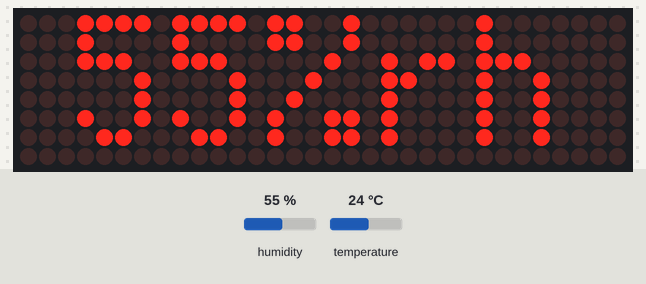
Recording of a sketch running on a simulated Arduino Uno, built with avr-gcc and run on an emulated ATmega328P. On the bench: 32×8 LED matrix. Inputs (shaded band) come from the test bench; at power-on: humidity 55 %, temperature 24 °C. The local clock reads 2024-03-15 10:24:30 at power-on unless the sketch sets it.

Above: at 4.4 s.
At 15.1 s:
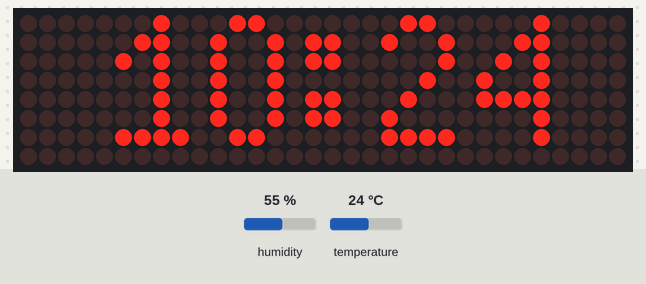
15.2 s: humidity set to 22 %
At 24.1 s:
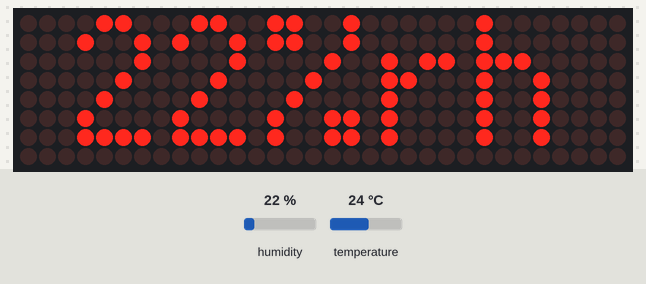
28.9 s: humidity set to 40 %
At 42.2 s:
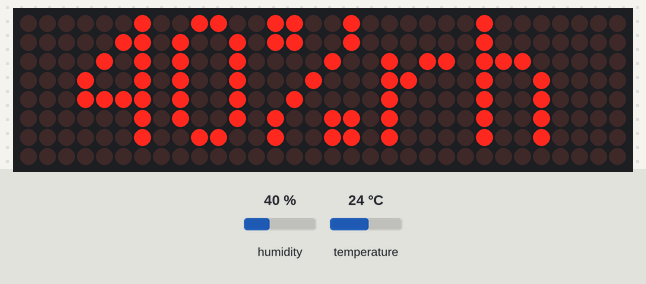

Measured:
- after the input at 15.2 s, the display: first differs from a run without the input after 7.5 s (image 2)
- after the input at 28.9 s, the display: first differs from a run without the input after 12.1 s (image 3)
- what the display in image 0 shows lasts 2.0 s, from 4.4 s to 6.4 s

The sketch:

maxmatrix_DHT22_DS3231_4module_ver1m0.ino
```cpp
// Maxmatrix library:
// https://brainy-bits.com/tutorials/scroll-text-using-the-max7219-led-dot-matrix/
// https://code.google.com/p/arudino-maxmatrix-library/
// niq_ro from
// http://arduinotehniq.blogspot.com
// http://nicuflorica.blogspot.ro/
// original sketch - ver.1.0, Craiova, Romania

#include <MaxMatrix.h>
#include <avr/pgmspace.h>

PROGMEM prog_uchar CH[] = {
3, 8, B00000000, B00000000, B00000000, B00000000, B00000000, // space
1, 8, B01011111, B00000000, B00000000, B00000000, B00000000, // !
3, 8, B00000011, B00000000, B00000011, B00000000, B00000000, // "
5, 8, B00010100, B00111110, B00010100, B00111110, B00010100, // #
4, 8, B00100100, B01101010, B00101011, B00010010, B00000000, // $
5, 8, B01100011, B00010011, B00001000, B01100100, B01100011, // %
5, 8, B00110110, B01001001, B01010110, B00100000, B01010000, // &
1, 8, B00000011, B00000000, B00000000, B00000000, B00000000, // '
3, 8, B00011100, B00100010, B01000001, B00000000, B00000000, // (
3, 8, B01000001, B00100010, B00011100, B00000000, B00000000, // )
5, 8, B00101000, B00011000, B00001110, B00011000, B00101000, // *
5, 8, B00001000, B00001000, B00111110, B00001000, B00001000, // +
2, 8, B10110000, B01110000, B00000000, B00000000, B00000000, // ,
4, 8, B00001000, B00001000, B00001000, B00001000, B00000000, // -
2, 8, B01100000, B01100000, B00000000, B00000000, B00000000, // .
4, 8, B01100000, B00011000, B00000110, B00000001, B00000000, // /
4, 8, B00111110, B01000001, B01000001, B00111110, B00000000, // 0
//3, 8, B01000010, B01111111, B01000000, B00000000, B00000000, // 1
4, 8, B01000100, B01000010, B01111111, B01000000, B00000000, // 1
4, 8, B01100010, B01010001, B01001001, B01000110, B00000000, // 2
4, 8, B00100010, B01000001, B01001001, B00110110, B00000000, // 3
4, 8, B00011000, B00010100, B00010010, B01111111, B00000000, // 4
4, 8, B00100111, B01000101, B01000101, B00111001, B00000000, // 5
4, 8, B00111110, B01001001, B01001001, B00110000, B00000000, // 6
4, 8, B01100001, B00010001, B00001001, B00000111, B00000000, // 7
4, 8, B00110110, B01001001, B01001001, B00110110, B00000000, // 8
4, 8, B00000110, B01001001, B01001001, B00111110, B00000000, // 9
//2, 8, B01010000, B00000000, B00000000, B00000000, B00000000, // :
//3, 8, B00010100, B00000000, B00000000, B00000000, B00000000, // :
3, 8, B00110110, B00110110, B00000000, B00000000, B00000000, // :
2, 8, B10000000, B01010000, B00000000, B00000000, B00000000, // ;
3, 8, B00010000, B00101000, B01000100, B00000000, B00000000, // <
3, 8, B00010100, B00010100, B00010100, B00000000, B00000000, // =
3, 8, B01000100, B00101000, B00010000, B00000000, B00000000, // >
4, 8, B00000010, B01011001, B00001001, B00000110, B00000000, // ?
5, 8, B00111110, B01001001, B01010101, B01011101, B00001110, // @
4, 8, B01111110, B00010001, B00010001, B01111110, B00000000, // A
4, 8, B01111111, B01001001, B01001001, B00110110, B00000000, // B
4, 8, B00111110, B01000001, B01000001, B00100010, B00000000, // C
4, 8, B01111111, B01000001, B01000001, B00111110, B00000000, // D
4, 8, B01111111, B01001001, B01001001, B01000001, B00000000, // E
4, 8, B01111111, B00001001, B00001001, B00000001, B00000000, // F
4, 8, B00111110, B01000001, B01001001, B01111010, B00000000, // G
4, 8, B01111111, B00001000, B00001000, B01111111, B00000000, // H
3, 8, B01000001, B01111111, B01000001, B00000000, B00000000, // I
4, 8, B00110000, B01000000, B01000001, B00111111, B00000000, // J
4, 8, B01111111, B00001000, B00010100, B01100011, B00000000, // K
4, 8, B01111111, B01000000, B01000000, B01000000, B00000000, // L
5, 8, B01111111, B00000010, B00001100, B00000010, B01111111, // M
5, 8, B01111111, B00000100, B00001000, B00010000, B01111111, // N
4, 8, B00111110, B01000001, B01000001, B00111110, B00000000, // O
4, 8, B01111111, B00001001, B00001001, B00000110, B00000000, // P
4, 8, B00111110, B01000001, B01000001, B10111110, B00000000, // Q
4, 8, B01111111, B00001001, B00001001, B01110110, B00000000, // R
4, 8, B01000110, B01001001, B01001001, B00110010, B00000000, // S
5, 8, B00000001, B00000001, B01111111, B00000001, B00000001, // T
4, 8, B00111111, B01000000, B01000000, B00111111, B00000000, // U
5, 8, B00001111, B00110000, B01000000, B00110000, B00001111, // V
5, 8, B00111111, B01000000, B00111000, B01000000, B00111111, // W
5, 8, B01100011, B00010100, B00001000, B00010100, B01100011, // X
5, 8, B00000111, B00001000, B01110000, B00001000, B00000111, // Y
4, 8, B01100001, B01010001, B01001001, B01000111, B00000000, // Z
2, 8, B01111111, B01000001, B00000000, B00000000, B00000000, // [
4, 8, B00000001, B00000110, B00011000, B01100000, B00000000, // \ backslash
2, 8, B01000001, B01111111, B00000000, B00000000, B00000000, // ]
3, 8, B00000010, B00000001, B00000010, B00000000, B00000000, // hat
4, 8, B01000000, B01000000, B01000000, B01000000, B00000000, // _
2, 8, B00000001, B00000010, B00000000, B00000000, B00000000, // `
4, 8, B00100000, B01010100, B01010100, B01111000, B00000000, // a
4, 8, B01111111, B01000100, B01000100, B00111000, B00000000, // b
4, 8, B00111000, B01000100, B01000100, B00101000, B00000000, // c
4, 8, B00111000, B01000100, B01000100, B01111111, B00000000, // d
4, 8, B00111000, B01010100, B01010100, B00011000, B00000000, // e
3, 8, B00000100, B01111110, B00000101, B00000000, B00000000, // f
4, 8, B10011000, B10100100, B10100100, B01111000, B00000000, // g
4, 8, B01111111, B00000100, B00000100, B01111000, B00000000, // h
3, 8, B01000100, B01111101, B01000000, B00000000, B00000000, // i
4, 8, B01000000, B10000000, B10000100, B01111101, B00000000, // j
4, 8, B01111111, B00010000, B00101000, B01000100, B00000000, // k
3, 8, B01000001, B01111111, B01000000, B00000000, B00000000, // l
5, 8, B01111100, B00000100, B01111100, B00000100, B01111000, // m
4, 8, B01111100, B00000100, B00000100, B01111000, B00000000, // n
4, 8, B00111000, B01000100, B01000100, B00111000, B00000000, // o
4, 8, B11111100, B00100100, B00100100, B00011000, B00000000, // p
4, 8, B00011000, B00100100, B00100100, B11111100, B00000000, // q
4, 8, B01111100, B00001000, B00000100, B00000100, B00000000, // r
4, 8, B01001000, B01010100, B01010100, B00100100, B00000000, // s
3, 8, B00000100, B00111111, B01000100, B00000000, B00000000, // t
4, 8, B00111100, B01000000, B01000000, B01111100, B00000000, // u
5, 8, B00011100, B00100000, B01000000, B00100000, B00011100, // v
5, 8, B00111100, B01000000, B00111100, B01000000, B00111100, // w
5, 8, B01000100, B00101000, B00010000, B00101000, B01000100, // x
4, 8, B10011100, B10100000, B10100000, B01111100, B00000000, // y
3, 8, B01100100, B01010100, B01001100, B00000000, B00000000, // z
3, 8, B00001000, B00110110, B01000001, B00000000, B00000000, // {
1, 8, B01111111, B00000000, B00000000, B00000000, B00000000, // |
3, 8, B01000001, B00110110, B00001000, B00000000, B00000000, // }
//4, 8, B00001000, B00000100, B00001000, B00000100, B00000000, // ~
3, 8, B00000110, B00001001, B00000110, B00000000, B00000000, // ~
};

int data = 12;    // DIN pin of MAX7219 module
int load = 10;    // CS pin of MAX7219 module
int clock = 11;  // CLK pin of MAX7219 module

int maxInUse = 4;  //how many MAX7219 are connected

MaxMatrix m(data, load, clock, maxInUse); // define Library

byte buffer[10];

// char string1[] = " niq_ro test sketch from https://brainy-bits.com/tutorials/scroll-text-using-the-max7219-led-dot-matrix/        ";  // Scrolling Text
 char string4[] = "    temperature:        "; // Fixxed text
 char string5[] = "    relative humidity:        "; // Fixxed text
 char string6[] = "    clock:        "; // Fixxed text


// Example testing sketch for various DHT humidity/temperature sensors
// Written by ladyada, public domain
#include "DHT.h"
#define DHTPIN A2     // what pin we're connected to A2
// Uncomment whatever type you're using!
//#define DHTTYPE DHT11   // DHT 11
#define DHTTYPE DHT22   // DHT 22  (AM2302)
//#define DHTTYPE DHT21   // DHT 21 (AM2301)

// if is just sensor:
// Connect pin 1 (on the left) of the sensor to +5V
// Connect pin 2 of the sensor to whatever your DHTPIN is
// Connect pin 4 (on the right) of the sensor to GROUND
// Connect a 10K resistor from pin 2 (data) to pin 1 (power) of the sensor

DHT dht(DHTPIN, DHTTYPE);


#include <Wire.h>
#include "RTClib.h" // from https://github.com/adafruit/RTClib
//#include <Encoder.h> // from http://www.pjrc.com/teensy/td_libs_Encoder.html

RTC_DS1307 RTC; // Tells the RTC library that we're using a DS1307 RTC

void setup(){
  m.init(); // module MAX7219
  m.setIntensity(1); // LED Intensity 0-15
  byte c;
  delay(100);
  m.shiftLeft(false, true);

// Initialize DHT sensor
  dht.begin();

    Wire.begin();
    RTC.begin();
  if (! RTC.isrunning()) {
    //Serial.println("RTC is NOT running!");
    // following line sets the RTC to the date & time this sketch was compiled
    RTC.adjust(DateTime(__DATE__, __TIME__));
  }


}

void loop(){

// Reading temperature or humidity
 int has = dht.readHumidity();

 float te = dht.readTemperature();
// int te = dht.readTemperature();
 delay(250);
 int t2 = 10*te;

 printStringWithShift(string5, 25);  // Send scrolling Text
//printString(string4);
// delay(2000);

// http://www.arduino-hacks.com/converting-integer-to-character-vice-versa/
char b[3];
String str;
str=String(has);
str.toCharArray(b,3);
// printString(b);
 printString1(b, 3);
// delay(1000);
 printString1("%rh", 13);
 delay(2000);


// http://www.arduino-hacks.com/converting-integer-to-character-vice-versa/
char c[3], d[2];
String str1, str2;
int t2z = t2/10;
int t2u = t2 - t2z*10;
str1=String(t2z);
str1.toCharArray(c,3);
str2=String(t2u);
str2.toCharArray(d,2);

/*
// clear the screen
printString1("         ", 0);
*/

 printStringWithShift(string4, 25);  // Send scrolling Text
//printString(string4);
// delay(2000);


printString1("+", 0);
printString1(c, 5);
// delay(1000);
printString1(",", 15);
printString1(d, 19);
printString1("~C", 24);
 delay(2000);


DateTime now = RTC.now();
int ora = now.hour();
int minut = now.minute();
//int second0 = now.second();

 printStringWithShift(string6, 25);  // Send scrolling Text

// clear the screen
//printString1("         ", 0);

// http://www.arduino-hacks.com/converting-integer-to-character-vice-versa/
char e[3], f[3];
String str3, str4;
str3=String(ora);
str3.toCharArray(e,3);
str4=String(minut);
str4.toCharArray(f,3);

printString1(e, 5);
printString1(f, 19);
for(int j=0; j<5; j++)
{
//printString1(e, 5);
printString1(":", 15);
//printString1(f, 19);
delay(500);
printString1(" ", 15);
delay(400);
}
//delay(3000);


}

// Put extracted character on Display
void printCharWithShift(char c, int shift_speed){
  if (c < 32) return;
  c -= 32;
  memcpy_P(buffer, CH + 7*c, 7);
  m.writeSprite(maxInUse*8, 0, buffer);
  m.setColumn(maxInUse*8 + buffer[0], 0);

  for (int i=0; i<buffer[0]+1; i++)
//    for (int i=0; i<buffer[0]+1; i++)
  {
    delay(shift_speed);
    m.shiftLeft(false, false);
  }
}

// Extract characters from Scrolling text
void printStringWithShift(char* s, int shift_speed){
/*    printCharWithShift(48, shift_speed);
delay(5000);
    printCharWithShift(49, shift_speed);
delay(5000);
*/
  while (*s != 0){
    printCharWithShift(*s, shift_speed);
    s++;
  }
}

void printString(char* s)
{
  int col = 0;
  while (*s != 0)
  {
    if (*s < 32) continue;
    char c = *s - 32;
    memcpy_P(buffer, CH + 7*c, 7);
    m.writeSprite(col, 0, buffer);
    m.setColumn(col + buffer[0], 0);
    col += buffer[0] + 1;
    s++;
  }
}

void printString1(char* s, int col)
{
  int col1 = col;
  while (*s != 0)
  {
    if (*s < 32) continue;
    char c = *s - 32;
    memcpy_P(buffer, CH + 7*c, 7);
    m.writeSprite(col, 0, buffer);
    m.setColumn(col + buffer[0], 0);
    col += buffer[0] + 1;
    s++;
  }
}
```
